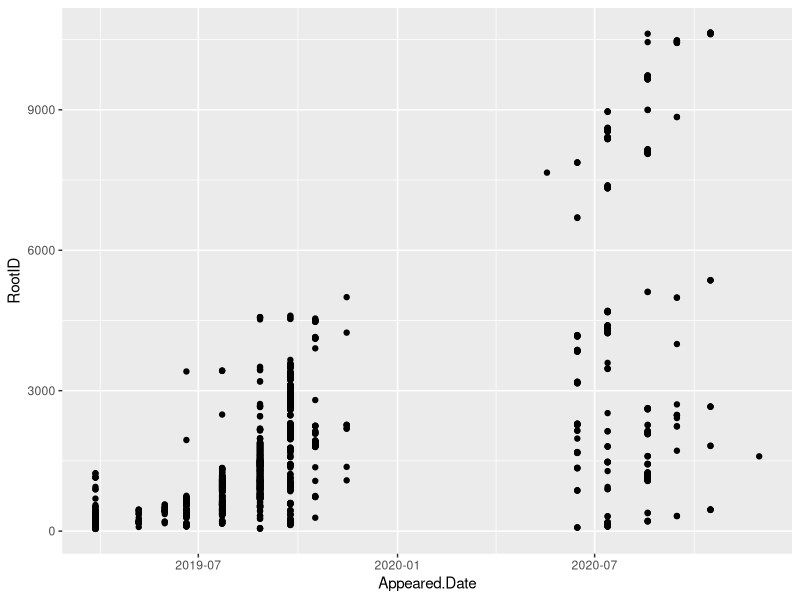
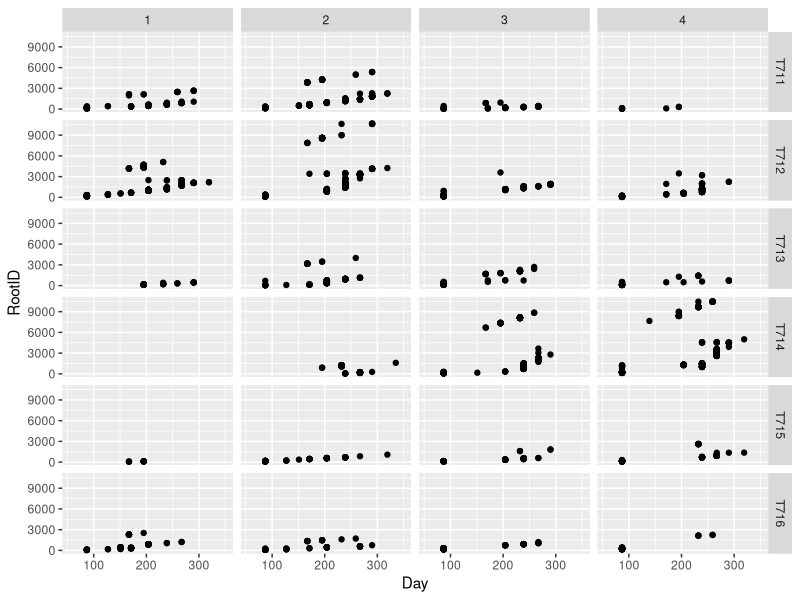
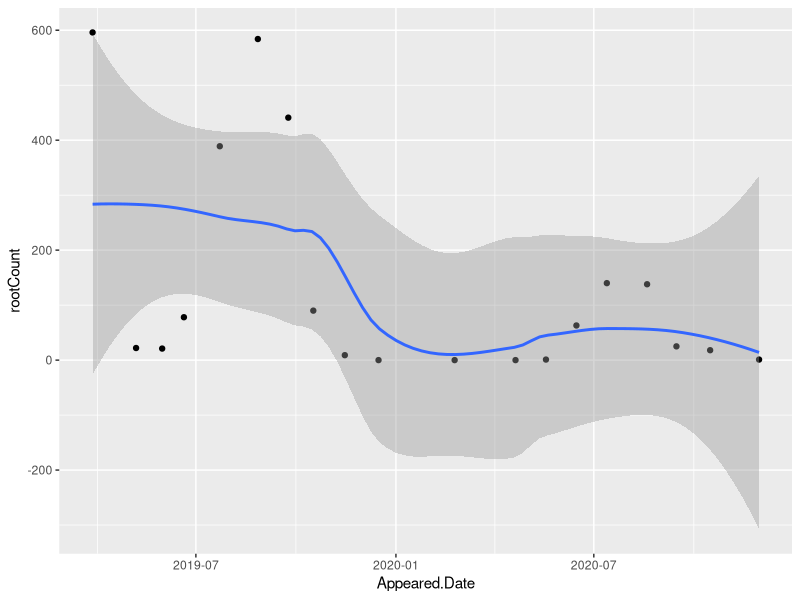
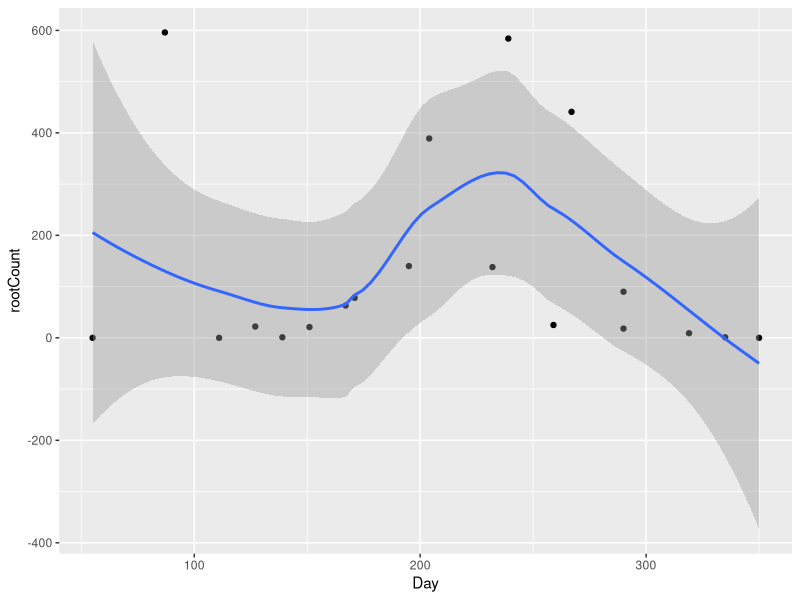
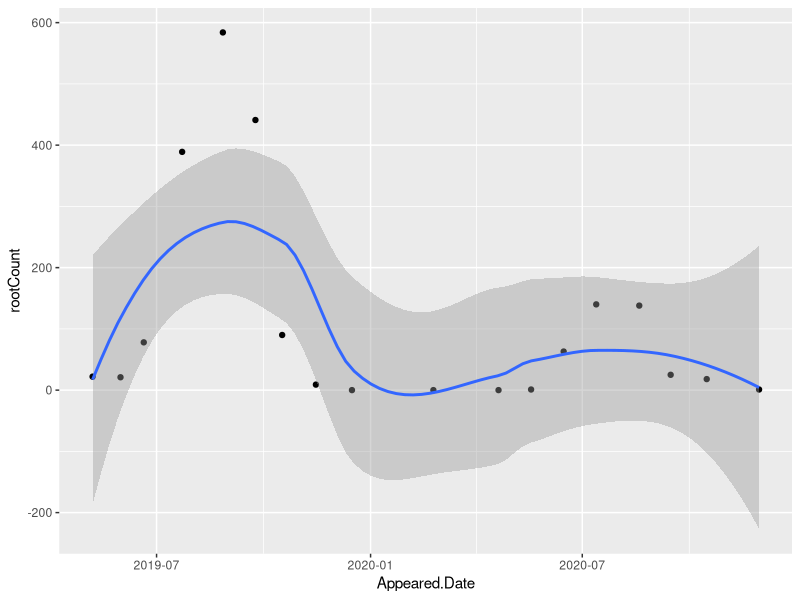
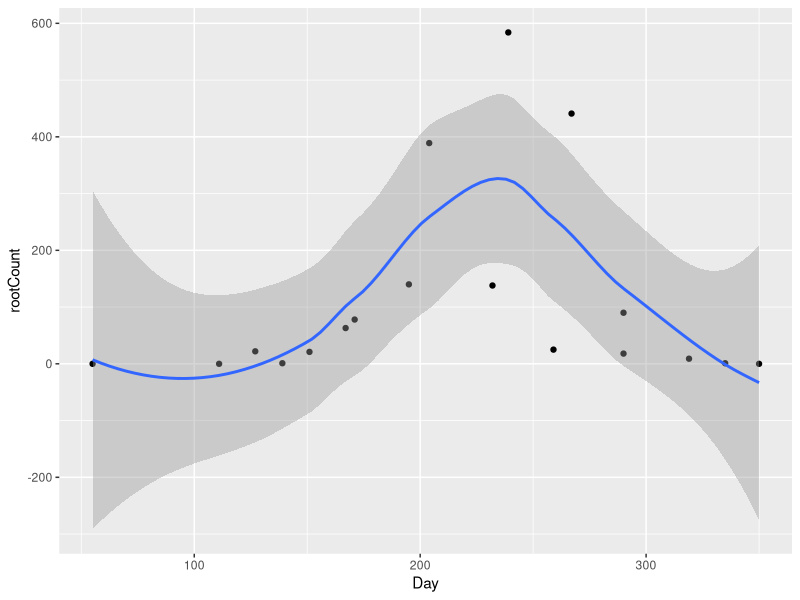
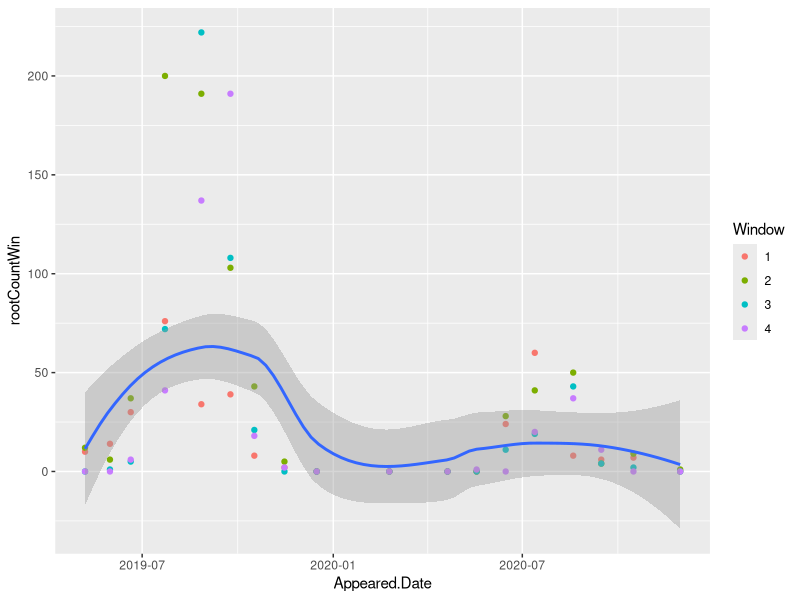
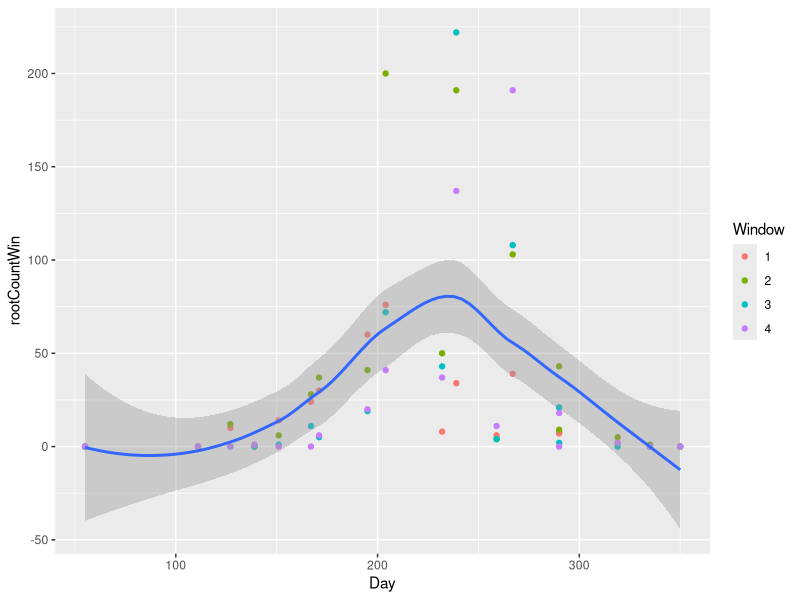

The R script that drew these images, in order:
#Script for Analysis of Root Growth 2019- 2020
# Goal explore GAM for modeling data
# Start:December 28, 2021
# Veta Bonnewell
# 2021-12-28:10-12am mostly R review - Morton time 1 hr -Set up project, start script review raw data types
# 2021-12-29  5-6:30 R review using Haley Wickam's online book- r4ds.had.co.nz  Morton 10pm -1 am read data, check values
# 2021-12-30  ?  review raw data with excel
# 2022-01-04  4:30-6:30
# 2022-01-05  7:00- 8:00   #code for finding RootID for same date, all instances of that Tube, RootID
# 2022-01-06  11:00-12:00  #code for finding RootID for same date in different windows for that date only
# 2022-01-13  11-3:00      #code to geom_smooth of New_RootsByDate, Window, Plots
#                            code to filter out data from observation 1
# 2022-01-20  10-1:30 Install git(remote repo), setup GitHub (origin repo), connect 
#               include setup commend in comments below for parts that may need to do when setup Windows PC
#               2-4  edit script
#                ? cannot commit, find email from github security violation PAT in comment        
#               10-1:30 email, script edit - remove PAT, compare span for Tube Residual Standard Error 
#

### Open issues for VB
###
###2022-01-13
###  1. Ask Luke about why no Jan again?
###
###  2. Ask Newton about RootID scheme, branches receive new id?
###      Use excel filter to examine number of entries for a root and values for all vars:
### 3. RootID+WindowId+Tube are unique,
###      i.e same Multiple RootID on same date in multiple windows does not mean same root
###     If root extends from one window to another will be counted as 2 roots
###        
###  3. Units: mm or mm*10??  
###
###  4. When plot TubeIDs by Window see 2 bands in some windows, branches? Not important just curious

###2022-01-20
###  1. Use git so can frequently save annotated intermediate code, IDE to see
###  2. Google docs can save version, less granular?
### End issues for VB
##
######Start Git/github setup
#### Windows only
#library(installR)
#updateR()  # checks if current is latest, if not asks if want to update
#
#install.packages(usethis)
#library(usethis)
#use_git_config (user.name = "Veta Bonnewell", user.email = "vbonnewell@yahoo.com")
# in terminal, check results
#git config --global --list
#
# help on setting up default editor for git
#VB skip for now
# https://swcarpentry.github.io/git-novice/02-setup/
#usethis::git_default_branch_configure()
#
#  Get Personal Access Token for Rstudio to access GitHub repository
#  usethis::create_github_token()
#    Copy token  (send email to gmail with token to save)
#   gitcreds::gitcreds_set()
#   Paste token
#  On windows install/setup git, connect Rstudio, clone repository to PC
######End Git/github setup


library(tidyverse)
library(readr)
counts_roots_data  <- read_csv("Data/QUBI-E_counts.csv", na=c("NA", "-", NA))# Converts "NA", "-" to NAs
#summary(counts_roots_data)
head(counts_roots_data)
#spec(counts_roots_data)

raw_roots_data  <- read_csv("Data/QUBI-E_raw.csv", na=c("NA", "-", NA),
                            col_types= cols(
                              Plot= col_character(),
                              Tube = col_character(),  
                              Window = col_factor( ordered=TRUE, include_na = TRUE), # "1" "2" "3" "4"
                              RootID = col_double(),      # 235 roots do not have RootID or data, i.e. NA, 
                              Appeared = col_double(),    # Observation number
                              Appeared.Date = col_date(), # "yyyy-mm-dd"
                              Died = col_double(),        # Observation number
                              Died.Date  = col_date(),    # "yyyy-mm-dd"
                              Initial.Status = col_factor(include_na = TRUE), #"LIVING"     "EMTIPS"     "NOROOTS"    "RHIZOMORPH"
                              Final.Status = col_factor(include_na = TRUE),   # "LIVING"     "EMTIPS"     "NOROOTS"    "RHIZOMORPH"
                                                                              #"DEAD"  "EMTIPSDEAD"      "DEAD CENSORED"   "RHIZOMORPH DEAD"
                              Lifespan = col_double(),    # Days?
                              Maximum.Length =  col_double(),  # mm? QU.counts has length / 10?
                              Maximum.Diameter = col_double(), # mm?
                              Year =col_factor(ordered=TRUE),                      # Year only of observation date
                              Month = col_factor(levels = c("2","3", "4", "5", "6",  "7",  "8",  "9", "10", "11", "12"),
                                                 ordered=TRUE, include_na = TRUE ),# Month only of observation date
                              Day = col_double())                                  # Day of year of observation date
)
############ Data Definitio
# Plot chr  
# Tube chr  -> integer/factor  - Multiple tubes per tree
# Window chr?  factor?          Up to 4 windows from 1-4 with increasing depth
# RootID chr  integer           Unique to tube/window
# Appeared (observation number) integer
# Appeared Date -  date first recorded
# Died  chr (observation number?)  need to add na=c("-", NA), cast to integer
# Died.Date date first missing - need to add na=c("-", NA), cast to date
# Initial.Status chr values = LIVING, NOROOTS
# Lifespan  days alive?
# Maximum.Length, mm?  initial length or mximimum length from all observations
# Maximum.Diameter, mm?   "
# Year - year appeared
# Month - month appeared 
# Day - day of year appeared

summarise(raw_roots_data,count=n(), rootCountNoNA=sum(!is.na(RootID)))

#Total count is 2851
summary(raw_roots_data)              #Check for NAs - Find 235 are rows with no RootID or data
summary(raw_roots_data$Month)        # Shows factor is ordered

#For additional viewing of structure of raw data use following script
# Note that sourceing the script does not send output to console.
# Need to open script and run from that tab to get output
# source("Scripts/Check-Raw-Data.R")

# Depends on raw_roots_data being the data read from the raw data file
head(raw_roots_data)
spec(raw_roots_data)

#Find out the values, also available from Summary()
levels(raw_roots_data$Window)
levels(raw_roots_data$Initial.Status) 
levels(raw_roots_data$Final.Status)
levels(raw_roots_data$Year)
levels(raw_roots_data$Month)

summarise(raw_roots_data,count=n(), rootCountNoNA=sum(!is.na(RootID)))

#Total count is 2851
summary(raw_roots_data)              #Check for NAs - Find 235 are rows with no RootID or data
summary(raw_roots_data$Month)        # Shows factor is ordered
#raw_roots_data %>%     #Test  summarise
#group_by(Appeared, Appeared.Date) %>%
#summary()
#summarise(count=n(), minimum_RootID= min(RootID,na.rm=TRUE), maximum_RootID= max(RootID,na.rm=TRUE))

#Check for roots with same RootID, see Same RootID in different Tubes
RootID_GT1_index<- raw_roots_data %>%
  group_by(RootID) %>%
  summarise(count=n()) %>%
  filter(count > 1)
print(RootID_GT1_index,n=20,width = Inf)

#This gets all rows with RootID in index,  not just those with 2+ instances 
#RootID_GT1_rows<- subset(raw_roots_data,RootID %in% RootID_GT1_index$RootID) %>%
# arrange(RootID)%>%
# print(n=20,width = Inf) 

# Note that Tube/RootID/Window is unique, may be in same "Appeared" (observation) or not
# Tube/RootID/Window is unique
TubeRootID_GT1_index<- raw_roots_data %>%  
  filter(!is.na(RootID))  %>% 
  group_by(RootID, Tube) %>%   #If add window, all counts are 1
  summarise(count=n()) %>%
  print(n=20,width = Inf)

#Roots with same id in different windows at same observation time 
TubeRootID_GT1_rows<-raw_roots_data %>%  
  filter(!is.na(RootID))  %>% #2616 rows
  group_by(RootID, Tube, Appeared) %>% 
  filter(n() > 1)  %>% 
  arrange(Plot, Tube, RootID,Appeared, Window)%>%
  print(n=20,width = Inf) #Total of 271 rows 

#Roots_Dec <-raw_roots_data[,"Appeared"==10] #See that all "roots" are not roots #Error why??
#raw_roots_data["Appeared"==10,.] #why doesn't work
subset(raw_roots_data,Appeared==10)

print(raw_roots_data[30,]) #Check what some of the NAs are in data in this row
# Explicitly cast each column with NA value, not most efficient but most clear

#  Plot RootID vs Appeared to get overall view of data
#  Appeared and Appeared.Date should be idenical
ggplot(data=raw_roots_data) +
  geom_point(mapping = aes(x =Appeared.Date,  y=RootID ))

ggplot(data=raw_roots_data) +
  geom_point(mapping = aes(x =Day,  y=RootID ))+
  facet_grid (Tube ~ Window)


################################################################################################################
# Create data for each observation date
# rootCountNA
# rootCount   -count of roots for observation with NO ROOTS rows deleted
# totalLengthmm - sum of (maximum) lengths of each root ? units mm or 10* mm?
# 

New_RootsByDate<- raw_roots_data %>%
  group_by(Appeared, Appeared.Date,Year, Month, Day) %>%  #These variables should have same value for each Observtion date
  summarise(rootCountNA=n(), rootCount=sum(!is.na(RootID)), 
            totalLengthmm = sum(Maximum.Length, na.rm=TRUE))

#plot new roots over entire time interval 2019 & 2020
jpeg("Analysis/Images/New_roots_Entire_Interval")
ggplot(data=New_RootsByDate, mapping =aes(x =Appeared.Date,  y=rootCount)) +
  #geom_point(mapping = aes(color=Window )) +
  geom_point() +
  geom_smooth()


#plot new roots timespan 1 year, i.e. overlay years
jpeg("Analysis/Images/New_roots_Annual")
ggplot(data=New_RootsByDate, mapping =aes(x =Day,  y=rootCount)) +
  #geom_point(mapping = aes(color=Window )) +
  geom_point() +
  geom_smooth()


#Fix by removing data for first observation since it is actually comulative from trees past growth

jpeg("Analysis/Images/New_roots_Entire_Interval")
New_RootsByDate_Nrows =nrow(New_RootsByDate)
ggplot(data=New_RootsByDate[2:New_RootsByDate_Nrows,], mapping =aes(x =Appeared.Date,  y=rootCount)) +
  geom_point() +
  geom_smooth()
dev.off()

jpeg("Analysis/Images/New_roots_Annual")
ggplot(data=New_RootsByDate[2:New_RootsByDate_Nrows,], mapping =aes(x =Day,  y=rootCount)) +
  #geom_point(mapping = aes(color=Window )) +
  geom_point() +
  geom_smooth()
dev.off()


# To increase number of samples, use counts per tube, and counts per window
# Plot of counts per window vs time (all tubes combined)

New_RootsByWindow_NoObs1<- raw_roots_data %>%
  filter(Appeared > 1) %>%
  group_by(Appeared, Appeared.Date,Year, Month, Day, Window) %>%  #These variables should have same value for each Observtion date
  summarise(rootCountWinNA=n(), rootCountWin=sum(!is.na(RootID)), 
            totalLengthmm = sum(Maximum.Length, na.rm=TRUE))

summary(New_RootsByWindow_NoObs1)  #Use to check data is as expected

jpeg("Analysis/Images/New_roots_Entire_Interval-Window")
ggplot(data=New_RootsByWindow_NoObs1, mapping =aes(x =Appeared.Date,  y=rootCountWin)) +
  geom_point(mapping = aes(color=Window )) +
  geom_smooth()
dev.off()

jpeg("Analysis/Images/New_roots_Annual-Window")
ggplot(data=New_RootsByWindow_NoObs1, mapping =aes(x =Day,  y=rootCountWin)) +
  geom_point(mapping = aes(color=Window )) +
  geom_smooth()
dev.off()

#Plot of counts per tube vs time (all windows combined)
New_RootsByTube_NoObs1<- raw_roots_data %>%
  filter(Appeared > 1) %>%
  group_by(Appeared, Appeared.Date,Year, Month, Day,Tube) %>%  
  summarise(rootCountTubeNA=n(), rootCountTube=sum(!is.na(RootID)), 
            totalLengthmm = sum(Maximum.Length, na.rm=TRUE))

summary(New_RootsByTube_NoObs1)  #Use to check data is as expected

jpeg("Analysis/Images/New_roots_Entire_Interval-Tube")
ggplot(data=New_RootsByTube_NoObs1, mapping =aes(x =Appeared.Date,  y=rootCountTube)) +
  geom_point(mapping = aes(color=Tube )) +
  geom_smooth()
dev.off()

jpeg("Analysis/Images/New_roots_Annual_Tube")
ggplot(data=New_RootsByTube_NoObs1, mapping =aes(x =Day,  y=rootCountTube)) +
  geom_point(mapping = aes(color=Tube )) +
  geom_smooth()
dev.off()

# Look at effect of different span values, code from
# http://r-statistics.co/Loess-Regression-With-R.html

#Test on Tube data since more data points
New_RootsByTube_NoObs1_OrderDay<- New_RootsByTube_NoObs1 %>%
  ungroup() %>%
  arrange(Day)

loess75Default <- loess(rootCountTube ~ Day, data = New_RootsByTube_NoObs1_OrderDay)
#Number of Observations: 108 
#Equivalent Number of Parameters: 4.55 
######Residual Standard Error: 42.56 
#Default span = 0.75, degree = 2

#Same for Dates
# data=New_RootsByDate[2:New_RootsByDate_Nrows,], mapping =aes(x =Day,  y=rootCount
New_RootsByDate_NoObs1_OrderDay<-New_RootsByDate[2:New_RootsByDate_Nrows,] %>%
  ungroup() %>%
  arrange(Day)

loessMod75_Date <- loess(rootCount ~ Day, data = New_RootsByDate_NoObs1_OrderDay)
#Number of Observations: 18 
#Equivalent Number of Parameters: 4.85 
####  Residual Standard Error: 142.6   # Much larger than by Tube obove
#Default span = 0.75, degree = 2
#sum(loessMod75_Date$residuals, na.rm = T)  #[1] -126.4533
#sum(loessMod75_Date$residuals, na.rm = T)^2  # 15990.43

#https://www.statology.org/how-to-interpret-residual-standard-error/
#  Residual Standard Error = square root of (sum of y-_observed - y_predicted)^2/df)
#  df =The degrees of freedom, calculated as the total number of observations – total number of model parameters.
#
# Define loess models
loessMod10 <- loess(rootCountTube ~ Day, data = New_RootsByTube_NoObs1_OrderDay,span=0.10) # 10% smoothing span)
loessMod25 <- loess(rootCountTube ~ Day, data = New_RootsByTube_NoObs1_OrderDay,span=0.25) # 25% smoothing span)
loessMod50 <- loess(rootCountTube ~ Day, data = New_RootsByTube_NoObs1_OrderDay,span=0.50) # 50% smoothing span)
loessMod75 <- loess(rootCountTube ~ Day, data = New_RootsByTube_NoObs1_OrderDay,span=0.75) # 75% smoothing span)

#Results below copied from console window
#loess(rootCountTube ~ Day, data = New_RootsByTube_NoObs1_OrderDay, span = .75)
#Number of Observations: 108 
#Equivalent Number of Parameters: 4.55 
######Residual Standard Error: 42.56 
#Default span = 0.75, degree = 2

#loess(formula = rootCountTube ~ Day, data = New_RootsByTube_NoObs1_OrderDay, span = 0.5)
#Number of Observations: 108 
#Equivalent Number of Parameters: 7.05 
#Residual Standard Error: 42.98

#loess(rootCountTube ~ Day, data = New_RootsByTube_NoObs1_OrderDay,span=0.30)
#Number of Observations: 108 
#Equivalent Number of Parameters: 10.59 
#Residual Standard Error: 42.78 

# Following do not include degrees of freedom
loessMod10_SSE <- sum(loessMod10$residuals, na.rm = T)^2  #  3.828922e-25
loessMod25_SSE <- sum(loessMod25$residuals, na.rm = T)^2  #  8758.039
loessMod75_SSE <- sum(loessMod75$residuals, na.rm = T)^2  #  29895.84


# get smoothed output
smoothed10 <- predict(loessMod10) 
smoothed25 <- predict(loessMod25)
smoothed50 <- predict(loessMod50)
smoothed75 <- predict(loessMod75)

# Plot it (original has colors defined, not on Mac??)
jpeg("Analysis/Images/New_roots_TubeDay-LoessSpan10-25-50-75")
plot(New_RootsByTube_NoObs1_OrderDay$rootCountTube, x=New_RootsByTube_NoObs1_OrderDay$Day, type="l", main="Loess Smoothing and Prediction", xlab="Day", ylab="New Roots per Tube")
lines(smoothed10, x=New_RootsByTube_NoObs1_OrderDay$Day, col="purple")
lines(smoothed25, x=New_RootsByTube_NoObs1_OrderDay$Day, col="green")
lines(smoothed50, x=New_RootsByTube_NoObs1_OrderDay$Day, col="blue")
lines(smoothed75, x=New_RootsByTube_NoObs1_OrderDay$Day, col="red")  #Note this same as geom_smooth
dev.off()

#The following optimization does not work 
#Using function from http://r-statistics.co/Loess-Regression-With-R.html
#Find optimal span
loessMod <- try(loess(rootCountTube ~ Day, data = New_RootsByTube_NoObs1_OrderDay, span=0.5))
res <- try(loessMod$residuals)
# define function that returns the SSE
calcSSE <- function(x){
  loessMod <- try(loess(rootCountTube ~ Day, data = New_RootsByTube_NoObs1_OrderDay, span=x), silent=T)
  res <- try(loessMod$residuals, silent=T)
  if(class(res)!="try-error"){
    if((sum(res, na.rm=T) > 0)){
      sse <- sum(res^2)  
    }
  }else{
    sse <- 99999
  }
  return(sse)
}

# Run optim to find span that gives min SSE, starting at 0.5
#optim(par=c(0.5), calcSSE, method="SANN")
#E, starting at 0.5
#> optim(par=c(0.5), calcSSE, method="SANN")
#$par   The best set of parameters found.
#[1] -0.1035813
#$value  The value of fn corresponding to par
#[1] 99999
#$counts
#function gradient 
#10000       NA 
#$convergence  	An integer code. 0 indicates successful completion (which is always the case for "SANN" and "Brent"). 
#[1] 0
#$message A character string giving any additional information returned by the optimizer, or NULL.
#NULL
#Don't think that a negative value is meaningful. Check values .10,.25, .75 
# see above that SSE becomes very large

#####Recreate the "QUBI-E.counts" data
New_Roots<- raw_roots_data %>%
  group_by(Appeared, Appeared.Date,Year, Month, Day) %>%  #These variables should have same value for each Observtion date
  summarise(rootCountNA=n(), rootCount=sum(!is.na(RootID)), 
            totalLengthmm = sum(Maximum.Length, na.rm=TRUE))

##DaysTotal is Days since Jan. 1, 2019, will need to be adjusted as each year is added
#   Need DaysTotal to calculate days between last date of one year and first of next
New_Roots<-rename(New_Roots, DayOfYear = Day)
New_Roots <- New_Roots %>% #DaysTotal is Days since Jan. 1, 2019
  mutate(DaysTotal=ifelse(Year == 2020, DayOfYear + 365, DayOfYear) #Future adapt for Leap Year
         )

New_Roots <-New_Roots %>% 
  ungroup() %>% #Have to ungroup for lag to work
  mutate(DaysBetween = DaysTotal - lag(DaysTotal, default = first(DaysTotal)),
         RootsPerDay = rootCount/DaysBetween)

New_Roots_Nrow <- nrow(New_Roots) 
New_Roots <-New_Roots[2:New_Roots_Nrow,] %>%
  group_by(Year)%>%
  mutate(MaxRoots = max(rootCountNA))

print(New_Roots,n=20,width = Inf)
# Note 222-01-013 that rootCount matches mroot.... for QUBI-E except row 6, 582 vs 584
# Examined my QUBI-E_raw file with excel and see no obvious rows to omit
# Perhaps different versions of raw data?







